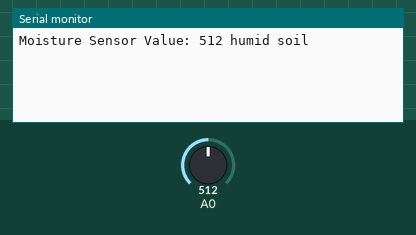
Bench run of a sketch on a simulated Arduino Uno, built with avr-gcc and run on an emulated ATmega328P. Shown: the last lines printed to the serial monitor. The test bench sets the inputs (shaded band); at power-on: A0 = 512.

Above: at 1.4 s.
1.5 s: A0 set to 683
At 3.1 s:
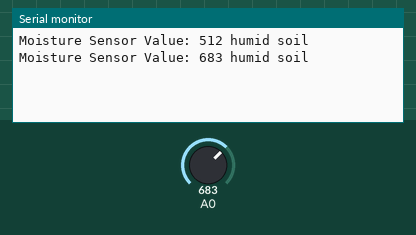
4.2 s: A0 set to 716
At 4.6 s:
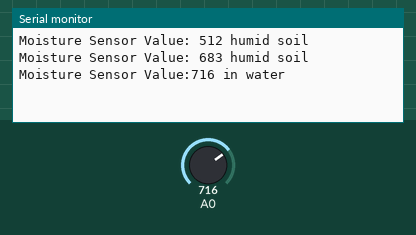

Measured:
- the behaviour switches between 699 and 700 on A0 (found by bisection; images 1 and 2)
- after the input at 1.5 s, the serial monitor: prints a new line after 0.70 s (image 1)
- after the input at 4.2 s, the serial monitor: prints a new line at once (image 2)

The sketch:

ArduinoSDCard_SoilMoistureSensor.ino
```cpp
/*
  # Example code for the moisture sensor
  # Editor     : Lauren
  # Date       : 18.11.2017
  # Version    : 1.0
  # Connect the sensor to the A0(Analog 0) pin on the Arduino board

  # the sensor value description
  # 0  ~300     dry soil
  # 300~700     humid soil
  # 700~950     in water
*/
static int soil=0;
void setup(){
   delay(100);
  Serial.begin(57600);
  delay(100);
}
 void dy(){
    soil =analogRead(A0);
  if(soil<300){
    Serial.println("Moisture Sensor Value:"+ String(soil)+" "+"dry soil");
   }
   else if(soil<700){
    Serial.println("Moisture Sensor Value: "+ String(soil)+" "+"humid soil");

    }
    else {
      Serial.println("Moisture Sensor Value:"+ String(soil)+" "+"in water");
    }
  delay(2000);
  }
void loop(){
    dy();

}
```
